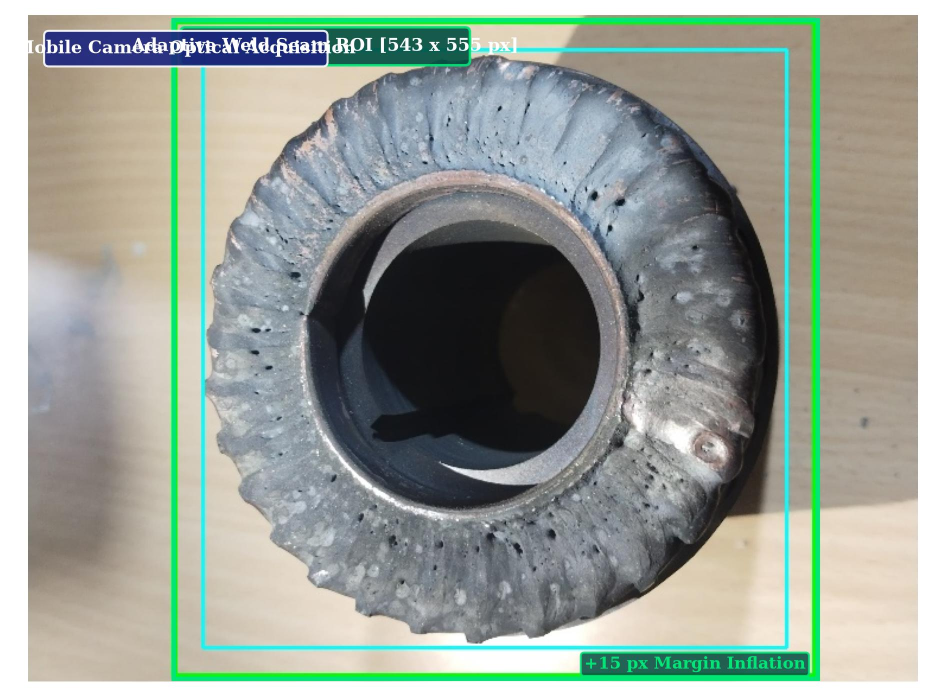
#> input picture analysis_output/report_assets/fig_rotor_specimen_raw.jpg, 1865 x 1393 px (shown at 1/2 size)
$ python enhance_p15_figures.py
#> lines starting #> are read from the running program, lines starting #| are printed output that depends on the picture
import cv2
import numpy as np
import matplotlib.pyplot as plt
import matplotlib.patches as patches

# Load the raw image
raw_bgr = cv2.imread('analysis_output/report_assets/fig_rotor_specimen_raw.jpg')
#> raw_bgr is the input picture: shape (1393, 1865, 3); mean B, G, R 149.2, 158.3, 150
raw_rgb = cv2.cvtColor(raw_bgr, cv2.COLOR_BGR2RGB)
h_raw, w_raw, _ = raw_rgb.shape
#> h_raw = 1393; w_raw = 1865

# The rotor center is approximately at (cx=393, cy=535)
# In raw_rgb (H=1000, W=750), the rotor diameter is about 550 pixels.
# Let's crop a clean, balanced 4:3 landscape window around the rotor:
# Target width = 750 (full width), target height = 562 (750 * 3 / 4)
# Center cy = 535 -> y_start = 535 - 281 = 254, y_end = 254 + 562 = 816
y_start = max(0, 535 - 281)
y_end = min(h_raw, y_start + 562)
#> y_end = 816
crop_raw = raw_rgb[y_start:y_end, 0:w_raw]
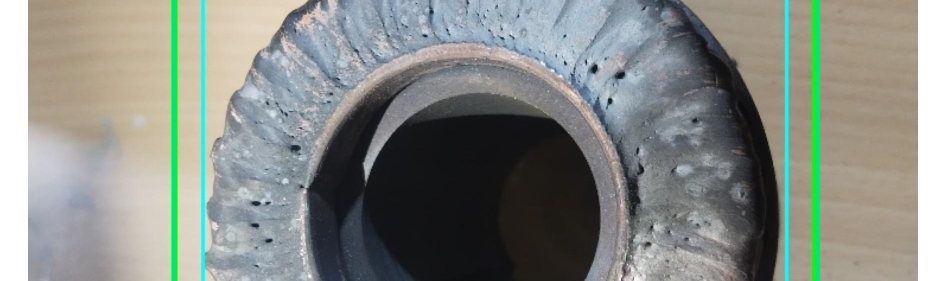
#> crop_raw: shape (562, 1865, 3) (shown at 1/2 size); mean R, G, B 133.2, 137.1, 131.6

# Create Figure 3.2: High quality annotated view with 1:1 circular proportions
plt.rcParams['font.sans-serif'] = 'Times New Roman'
plt.rcParams['font.family'] = 'serif'

fig, ax = plt.subplots(figsize=(6.5, 4.5), dpi=300)
ax.imshow(crop_raw)
ax.axis('off')

# Add clean engineering annotations
# Outer bounding box overlay
box_y0 = 258 - y_start
box_y1 = 813 - y_start
box_x0 = 122
box_x1 = 665

# Draw clean styled bounding box
rect = patches.Rectangle((box_x0, box_y0), box_x1 - box_x0, box_y1 - box_y0,
                         linewidth=2.2, edgecolor='#00E676', facecolor='none')
ax.add_patch(rect)

# Top badge on box
badge = patches.FancyBboxPatch((box_x0 + 8, box_y0 + 8), 240, 28,
                               boxstyle='round,pad=2,rounding_size=4',
                               facecolor='#004D40', edgecolor='#00E676', lw=1.2, alpha=0.9)
ax.add_patch(badge)
ax.text(box_x0 + 128, box_y0 + 22, 'Adaptive Weld Seam ROI [543 x 555 px]',
        color='#FFFFFF', fontsize=8.5, fontweight='bold', ha='center', va='center')

# Margin padding indicator
ax.text(box_x1 - 10, box_y1 - 12, '+15 px Margin Inflation',
        color='#00E676', fontsize=8, fontweight='bold', ha='right', va='center',
        bbox=dict(boxstyle='round,pad=0.2', facecolor='#004D40', edgecolor='#00E676', lw=1, alpha=0.85))

# Header overlay badge
top_badge = patches.FancyBboxPatch((15, 15), 235, 26,
                                   boxstyle='round,pad=2,rounding_size=4',
                                   facecolor='#1A237E', edgecolor='white', lw=1, alpha=0.9)
ax.add_patch(top_badge)
ax.text(132, 28, 'Mobile Camera Optical Acquisition',
        color='white', fontsize=8.5, fontweight='bold', ha='center', va='center')

plt.tight_layout(pad=0.2)
out_fig32 = 'analysis_output/report_assets/fig_rotor_specimen_raw.jpg'
plt.savefig(out_fig32, dpi=300, bbox_inches='tight')
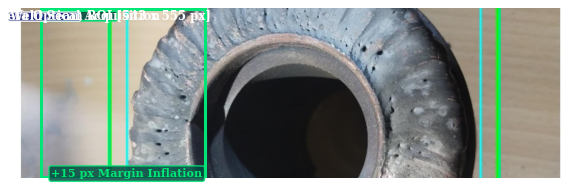
#> figure drawn by matplotlib, 1 panel
plt.close()
print("Successfully generated updated Fig 3.2:", out_fig32)


# -------------------------------------------------------------------------
# Figure 3.3: Isolated annular weld seam ROI with circular 1:1 true geometry
# -------------------------------------------------------------------------
crop_bgr = cv2.imread('analysis_output/report_assets/fig_weld_seam_crop.jpg')
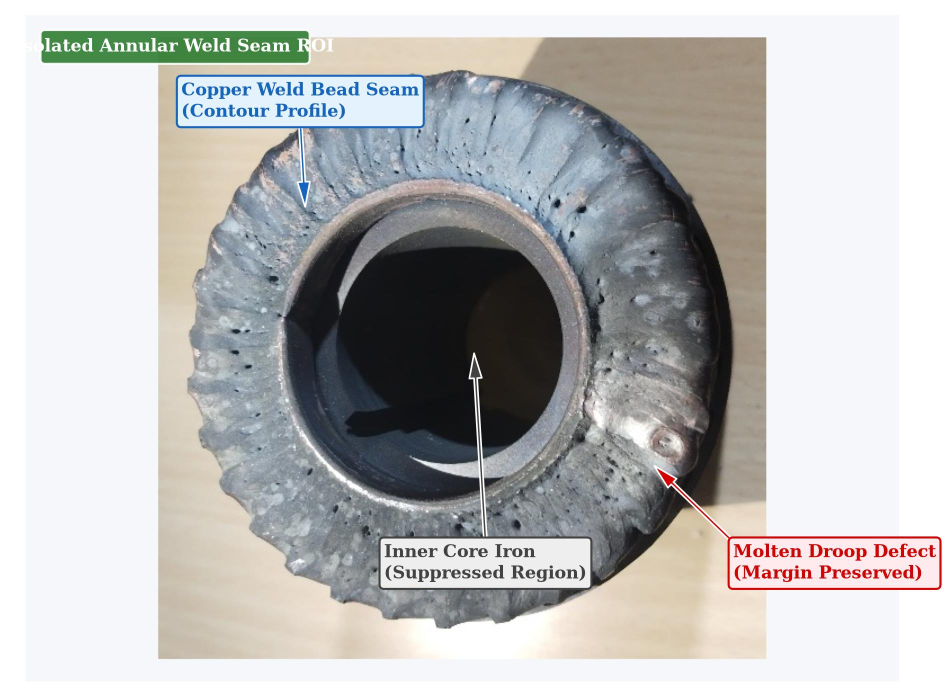
#> input picture analysis_output/report_assets/fig_weld_seam_crop.jpg, 1902 x 1393 px (shown at 1/2 size)
#> crop_bgr is the input picture: shape (1393, 1902, 3); mean B, G, R 187, 187.7, 187.9
crop_rgb = cv2.cvtColor(crop_bgr, cv2.COLOR_BGR2RGB)
h_c, w_c, _ = crop_rgb.shape
#> h_c = 1393; w_c = 1902

fig, ax = plt.subplots(figsize=(6.5, 4.5), dpi=300)
# Neutral light gray background
ax.set_facecolor('#F8F9FA')
# Show cropped rotor in center
pad_x = (int(h_c * 4 / 3) - w_c) // 2
#> pad_x = -23
#> (the run stopped early here; a loop or call above may not have finished)
